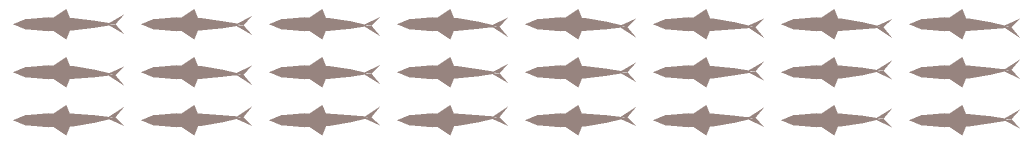
#> input picture Assets/Resources/CampaignArt/Beasts/beast_sandshark_shadow.png, 2048 x 288 px, given in place of beast_sandshark_shadow.png.png, which was not available (shown at 1/2 size)
$ python -i render_stage.py   (imports and definitions only)
#> lines starting #> are read from the running program, lines starting #| are printed output that depends on the picture; after the words box and inside, x2 and y2 are one past the last pixel; in counts of white or black regions, pixels touching at a corner belong together; pictures that were not available may be replaced by others from this repository, and a replacement may not be noted
"""Render a 1x battle stage (1376 x 768, the fight's stage area at 1x) from a PixelLab pro tileset and map
objects, then a copy with both squads standing where CampaignArtBattle.cs puts them.
Usage: render_stage.py <config.json> <downloads> <out>

Config: {"name", "tileset", "rows": {"-2": "llll..."} (26 cells per row, columns -2..23, l upper, r lower,
e transition), "fill": "r", "props": [[object id, x, y, flip], ...] (x and y are the top left of the prop's
visible pixels), "top": first row's feet in screen px}.
A tile is decided by the 4 x 4 cells around it, the way PixelLab picks them; 255 means any."""
import json
import os
import random
import sys
from PIL import Image

CONFIG, DL, OUT = sys.argv[1], sys.argv[2], sys.argv[3]
RES = r"C:\Users\jacob\KindredSiege-Clean\Assets\Resources"
W, H, T = 1376, 768, 64
STAGE_X, STAGE_Y = 32, 66  # the stage's top left on the 1440 x 900 screen
# [2 lines not run here, left out]
# [1 line that did not run here, left out]
VALUE = {"r": 0, "l": 1, "e": 2}


def cell(x, y):
    row = ROWS.get(y, cfg.get("fill", "r") * 26)
    if not -2 <= x <= 23:
        return -1
    return VALUE[row[x + 2]]


# [2 lines not run here, left out]
tiles = []
# [6 lines not run here, left out]

# [1 line that did not run here, left out]
ground = Image.new("RGBA", (W + T, H + T))
#> ground: PIL image 1440x832 RGBA; every value is 0
misses = 0
# [22 lines not run here, left out]
ground = ground.crop((T // 2, T // 2, T // 2 + W, T // 2 + H))
#> ground: PIL image 1376x768 RGBA; every value is 0
# [1 line not run here, left out]


def prop(object_id):
    im = Image.open(os.path.join(DL, "obj_" + object_id + ".png")).convert("RGBA")
#> im is the input picture: PIL image 2048x288 RGBA; mean R, G, B, A 11.5, 5, 3.1, 26
    # Hard edges only: no half see through pixels against the ground (pixel-scenes rule 8).
    a = im.getchannel("A").point(lambda v: 255 if v >= 128 else 0)
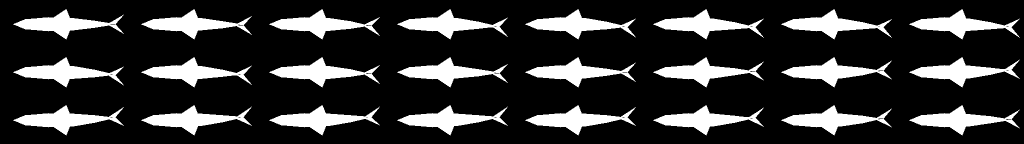
#> a: PIL image 2048x288 L (shown at 1/2 size); 19.1% white; 24 white regions, largest, box (x1, y1, x2, y2) and area: (1050, 18, 1272, 79) 4749, (26, 114, 248, 175) 4749, (26, 210, 248, 271) 4749
    im.putalpha(a)
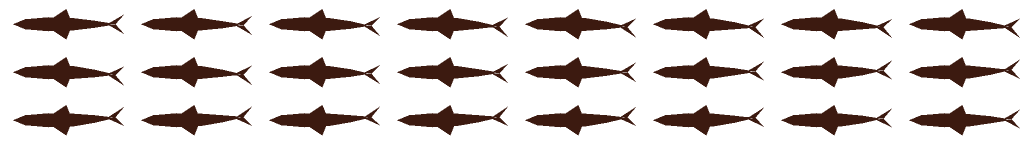
#> im: PIL image 2048x288 RGBA (shown at 1/2 size); mean R, G, B, A 11.5, 5, 3.1, 48.8; transparent parts drawn white
    return im.crop(im.getbbox())
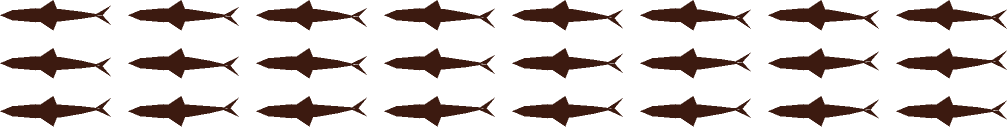
#> returned value: PIL image 2014x253 RGBA (shown at 1/2 size); mean R, G, B, A 13.3, 5.8, 3.5, 56.5; transparent parts drawn white


def place(img, im, x, y, flip=False):
    if flip:
        im = im.transpose(Image.FLIP_LEFT_RIGHT)
    left, top = max(0, -x), max(0, -y)
    img.alpha_composite(im.crop((left, top, im.width, im.height)), (x + left, y + top))


stage = ground.copy()
# [3 lines not run here, left out]


def frame0(path):
    sheet_json = json.load(open(path + ".json"))
    f = sheet_json["frames"][0]["frame"]
    im = Image.open(path + ".png").convert("RGBA").crop((f["x"], f["y"], f["x"] + f["w"], f["y"] + f["h"]))
    return im, sheet_json["anchorX"], sheet_json["anchorY"]


# The formation from BuildBattle, in screen px: rows from "top" to 700, your front 600 and back 420, their
# front 840 and back 1020, your leader at 250, 640.
# [1 line that did not run here, left out]
# [1 line that did not run here, left out]
# The enemy squad: "enemy" is a sprite prefix and its folder, e.g. "ClarthStudy/blood_rot" or "CampaignArt/skull".
# [1 line that did not run here, left out]
# [8 lines that did not run here, left out]
look = stage.copy()
# [5 lines not run here, left out]

>>> result = prop('../../../../../Assets/Resources/CampaignArt/Beasts/beast_sandshark_shadow.png')
